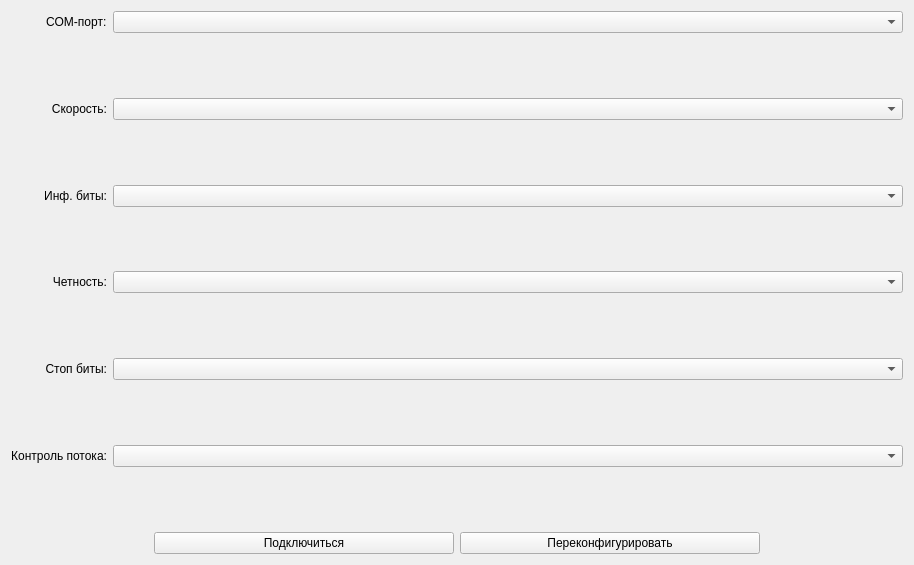
<?xml version="1.0" encoding="UTF-8"?>
<ui version="4.0">
 <class>UartWidget</class>
 <widget class="QWidget" name="UartWidget">
  <property name="geometry">
   <rect>
    <x>0</x>
    <y>0</y>
    <width>914</width>
    <height>565</height>
   </rect>
  </property>
  <property name="windowTitle">
   <string>UART Settings</string>
  </property>
  <layout class="QVBoxLayout" name="verticalLayout">
   <item>
    <layout class="QFormLayout" name="formLayout">
     <property name="labelAlignment">
      <set>Qt::AlignmentFlag::AlignRight|Qt::AlignmentFlag::AlignTrailing|Qt::AlignmentFlag::AlignVCenter</set>
     </property>
     <property name="formAlignment">
      <set>Qt::AlignmentFlag::AlignLeading|Qt::AlignmentFlag::AlignLeft|Qt::AlignmentFlag::AlignTop</set>
     </property>
     <item row="2" column="0">
      <widget class="QLabel" name="baudRateLabel">
       <property name="text">
        <string>Скорость:</string>
       </property>
       <property name="alignment">
        <set>Qt::AlignmentFlag::AlignRight|Qt::AlignmentFlag::AlignTrailing|Qt::AlignmentFlag::AlignVCenter</set>
       </property>
      </widget>
     </item>
     <item row="2" column="1">
      <widget class="QComboBox" name="BaudRateComboBox"/>
     </item>
     <item row="4" column="0">
      <widget class="QLabel" name="dataBitsLabel">
       <property name="text">
        <string>Инф. биты:</string>
       </property>
       <property name="alignment">
        <set>Qt::AlignmentFlag::AlignRight|Qt::AlignmentFlag::AlignTrailing|Qt::AlignmentFlag::AlignVCenter</set>
       </property>
      </widget>
     </item>
     <item row="4" column="1">
      <widget class="QComboBox" name="DataBitsComboBox"/>
     </item>
     <item row="6" column="0">
      <widget class="QLabel" name="parityLabel">
       <property name="text">
        <string>Четность:</string>
       </property>
       <property name="alignment">
        <set>Qt::AlignmentFlag::AlignRight|Qt::AlignmentFlag::AlignTrailing|Qt::AlignmentFlag::AlignVCenter</set>
       </property>
      </widget>
     </item>
     <item row="6" column="1">
      <widget class="QComboBox" name="ParityComboBox"/>
     </item>
     <item row="8" column="0">
      <widget class="QLabel" name="stopBitsLabel">
       <property name="text">
        <string>Стоп биты:</string>
       </property>
       <property name="alignment">
        <set>Qt::AlignmentFlag::AlignRight|Qt::AlignmentFlag::AlignTrailing|Qt::AlignmentFlag::AlignVCenter</set>
       </property>
      </widget>
     </item>
     <item row="8" column="1">
      <widget class="QComboBox" name="StopBitsComboBox"/>
     </item>
     <item row="10" column="0">
      <widget class="QLabel" name="flowControlLabel">
       <property name="text">
        <string>Контроль потока:</string>
       </property>
       <property name="alignment">
        <set>Qt::AlignmentFlag::AlignRight|Qt::AlignmentFlag::AlignTrailing|Qt::AlignmentFlag::AlignVCenter</set>
       </property>
      </widget>
     </item>
     <item row="10" column="1">
      <widget class="QComboBox" name="FlowControlComboBox"/>
     </item>
     <item row="3" column="1">
      <spacer name="verticalSpacer">
       <property name="orientation">
        <enum>Qt::Orientation::Vertical</enum>
       </property>
       <property name="sizeHint" stdset="0">
        <size>
         <width>20</width>
         <height>40</height>
        </size>
       </property>
      </spacer>
     </item>
     <item row="5" column="1">
      <spacer name="verticalSpacer_2">
       <property name="orientation">
        <enum>Qt::Orientation::Vertical</enum>
       </property>
       <property name="sizeHint" stdset="0">
        <size>
         <width>20</width>
         <height>40</height>
        </size>
       </property>
      </spacer>
     </item>
     <item row="7" column="1">
      <spacer name="verticalSpacer_3">
       <property name="orientation">
        <enum>Qt::Orientation::Vertical</enum>
       </property>
       <property name="sizeHint" stdset="0">
        <size>
         <width>20</width>
         <height>40</height>
        </size>
       </property>
      </spacer>
     </item>
     <item row="9" column="1">
      <spacer name="verticalSpacer_4">
       <property name="orientation">
        <enum>Qt::Orientation::Vertical</enum>
       </property>
       <property name="sizeHint" stdset="0">
        <size>
         <width>20</width>
         <height>40</height>
        </size>
       </property>
      </spacer>
     </item>
     <item row="11" column="1">
      <spacer name="verticalSpacer_5">
       <property name="orientation">
        <enum>Qt::Orientation::Vertical</enum>
       </property>
       <property name="sizeHint" stdset="0">
        <size>
         <width>20</width>
         <height>40</height>
        </size>
       </property>
      </spacer>
     </item>
     <item row="0" column="0">
      <widget class="QLabel" name="portNameLabel">
       <property name="text">
        <string>COM-порт:</string>
       </property>
      </widget>
     </item>
     <item row="0" column="1">
      <widget class="QComboBox" name="PortNameComboBox"/>
     </item>
     <item row="1" column="1">
      <spacer name="verticalSpacer_6">
       <property name="orientation">
        <enum>Qt::Orientation::Vertical</enum>
       </property>
       <property name="sizeHint" stdset="0">
        <size>
         <width>20</width>
         <height>40</height>
        </size>
       </property>
      </spacer>
     </item>
    </layout>
   </item>
   <item>
    <layout class="QHBoxLayout" name="horizontalLayout">
     <item>
      <spacer name="horizontalSpacer_2">
       <property name="orientation">
        <enum>Qt::Orientation::Horizontal</enum>
       </property>
       <property name="sizeHint" stdset="0">
        <size>
         <width>40</width>
         <height>20</height>
        </size>
       </property>
      </spacer>
     </item>
     <item>
      <widget class="QPushButton" name="ConnectButton">
       <property name="minimumSize">
        <size>
         <width>300</width>
         <height>0</height>
        </size>
       </property>
       <property name="text">
        <string>Подключиться</string>
       </property>
      </widget>
     </item>
     <item>
      <widget class="QPushButton" name="reconfigureUartButton">
       <property name="enabled">
        <bool>true</bool>
       </property>
       <property name="minimumSize">
        <size>
         <width>300</width>
         <height>0</height>
        </size>
       </property>
       <property name="text">
        <string>Переконфигурировать</string>
       </property>
      </widget>
     </item>
     <item>
      <spacer name="horizontalSpacer">
       <property name="orientation">
        <enum>Qt::Orientation::Horizontal</enum>
       </property>
       <property name="sizeHint" stdset="0">
        <size>
         <width>40</width>
         <height>20</height>
        </size>
       </property>
      </spacer>
     </item>
    </layout>
   </item>
  </layout>
 </widget>
 <resources/>
 <connections/>
</ui>
